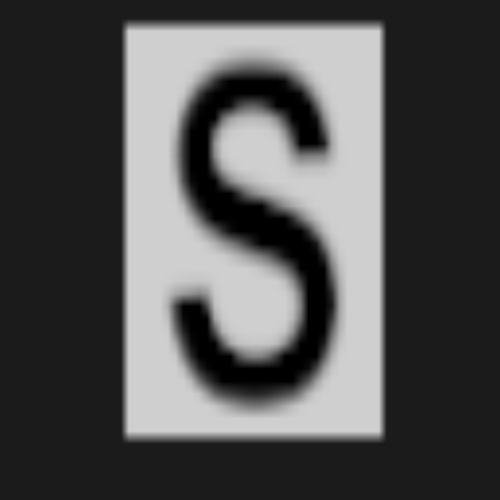
#> input picture 3 - Controladores/Clase 6 - Clasificación y Detección de victimas/Principal/Yolo_directory/train/Stable/Imagen.png, 500 x 500 px, found by its file name
$ python OpenCV_Classificator.py
#> lines starting #> are read from the running program, lines starting #| are printed output that depends on the picture; after the words box and inside, x2 and y2 are one past the last pixel; in counts of white or black regions, pixels touching at a corner belong together
import numpy as np
import cv2 as cv

img = cv.imread("C:/Users/GERARDO URIBURU/Desktop/Imagen.png") #Obtenemos la imagen desde el directorio
#> img is the input picture: shape (500, 500, 3); min 0, max 207, mean 81.5


def classifyVictim(img):
    '''Permite clasificar la imagen'''
    img = cv.resize(img, (100, 100)) # Redimensionamis la imagen
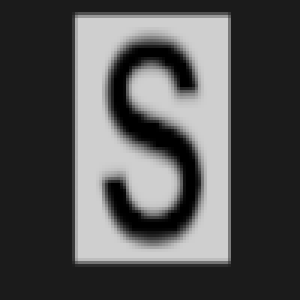
#> img: shape (100, 100, 3) (shown 3 times larger); min 0, max 207, mean 81.5
    gray = cv.cvtColor(img, cv.COLOR_BGR2GRAY) # Convertimos la imagen a escala de grises para mejor detección
    thresh1 = cv.threshold(gray, 100, 255, cv.THRESH_BINARY_INV)[1]
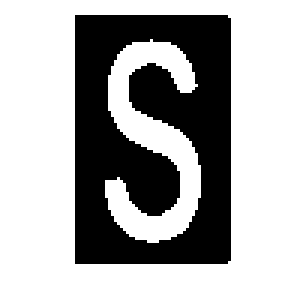
#> thresh1: shape (100, 100) (shown 3 times larger); 67% white; 1 black region
    conts, h = cv.findContours(thresh1, cv.RETR_TREE, cv.CHAIN_APPROX_SIMPLE)
#> conts = 3 contours; box (x1, y1, x2, y2) and area: (0, 0, 100, 100) 9801, (24, 4, 78, 89) 4447, (35, 13, 67, 81) 898; h = [[-1, -1, 1, -1], [-1, -1, 2, 0], [-1, -1, -1, 1]]
    x, y, w, h = cv.boundingRect(conts[0])
#> x = 0; y = 0; w = 100; h = 100

    letter = thresh1[y:y + h, x:x + w]
    letter = cv.resize(letter, (100, 100), interpolation=cv.INTER_AREA)

    areaWidth = 20
    areaHeight = 30

    areas = {
        "top": ((0, areaHeight),(50 - areaWidth // 2, 50 + areaWidth // 2)),
        "middle": ((50 - areaHeight // 2, 50 + areaHeight // 2), (50 - areaWidth // 2, 50 + areaWidth // 2)),
        "bottom": ((100 - areaHeight, 100), (50 - areaWidth // 2, 50 + areaWidth // 2 ))
        }

    images = {
        "top": letter[areas["top"][0][0]:areas["top"][0][1], areas["top"][1][0]:areas["top"][1][1]],
        "middle": letter[areas["middle"][0][0]:areas["middle"][0][1], areas["middle"][1][0]:areas["middle"][1][1]],
        "bottom": letter[areas["bottom"][0][0]:areas["bottom"][0][1], areas["bottom"][1][0]:areas["bottom"][1][1]]
        }

    counts = {}
    acceptanceThreshold = 50

    for key in images.keys():
        count = 0
        for row in images[key]:
            for pixel in row:
                if pixel == 255:
                    count += 1
        counts[key] = count > acceptanceThreshold
#> this loop made 3 passes
#> after the loop, counts = {'top': True, 'middle': True, 'bottom': True}

    letters = {
        "H":{'top': False, 'middle': True, 'bottom': False},
        "S":{'top': True, 'middle': True, 'bottom': True},
        "U":{'top': False, 'middle': False, 'bottom': True}
        }

    for letterKey in letters.keys():
        if counts == letters[letterKey]:
            finalLetter = letterKey
            break

    return finalLetter


print(classifyVictim(img))
#| S
cv.waitKey(1) # Función propia de OpenCV
